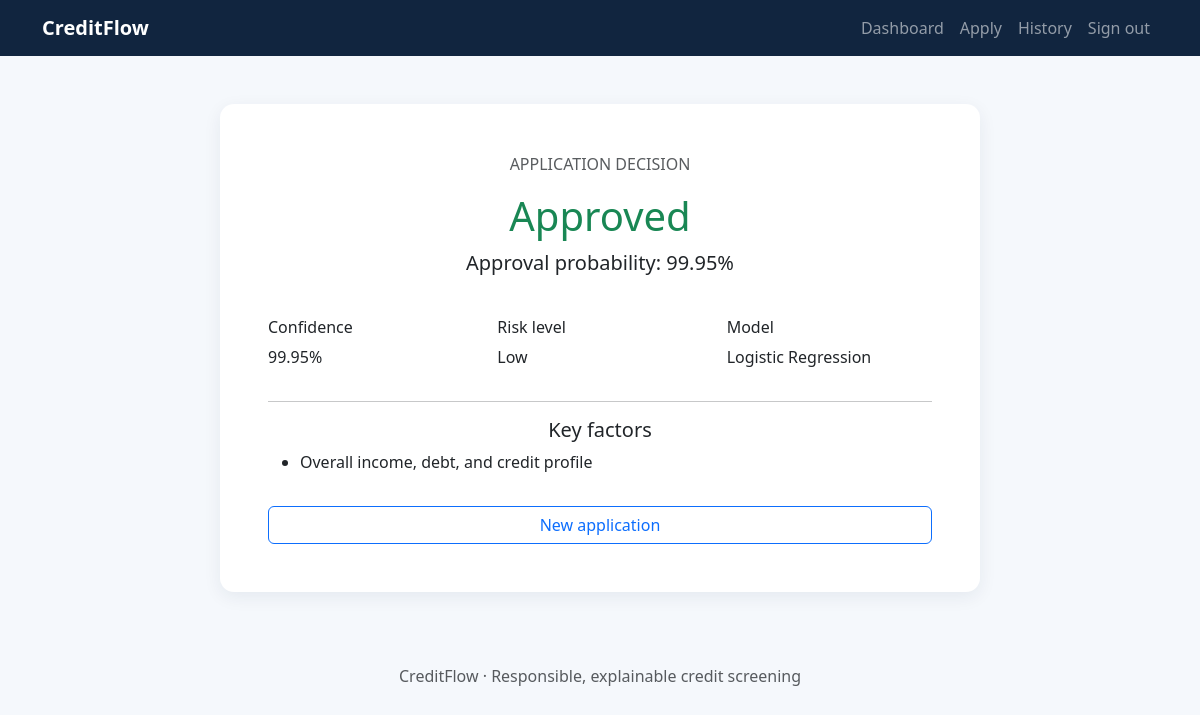
Page /result/1 (signed in) on the committed database.
### services/database.py (models this page shows)
class PredictionHistory(db.Model):
    __tablename__ = "prediction_history"
    id = db.Column(db.Integer, primary_key=True)
    application_id = db.Column(db.Integer, db.ForeignKey("credit_applications.id"), unique=True, nullable=False)
    decision = db.Column(db.String(20), nullable=False)
    probability = db.Column(db.Float, nullable=False)
    confidence = db.Column(db.Float, nullable=False)
    risk_level = db.Column(db.String(20), nullable=False)
    key_features = db.Column(db.Text, nullable=False)
    model_name = db.Column(db.String(100), nullable=False)
    created_at = db.Column(db.DateTime, default=datetime.utcnow, nullable=False)
    application = db.relationship("CreditApplication", back_populates="prediction")

### routes/application.py (the view)
@application_bp.route("/result/<int:application_id>")
@login_required
def result(application_id):
    app=CreditApplication.query.filter_by(id=application_id,user_id=current_user.id).first_or_404(); return render_template("result.html",app=app,result=app.prediction)

### app.py (called while the page is built)
def create_app(config_class=Config):
    app = Flask(__name__)
    app.config.from_object(config_class)
    app.config["SQLALCHEMY_DATABASE_URI"] = str(app.config["SQLALCHEMY_DATABASE_URI"])
    db.init_app(app)
    login_manager.init_app(app)
    from routes.auth import auth_bp
    from routes.main import main_bp
    from routes.application import application_bp
    from routes.admin import admin_bp
    app.register_blueprint(main_bp)
    app.register_blueprint(auth_bp)
    app.register_blueprint(application_bp)
    app.register_blueprint(admin_bp)
    @login_manager.user_loader
    def load_user(user_id):
        from services.database import User
        return db.session.get(User, int(user_id))
    with app.app_context():
        from services.database import seed_admin
        db.create_all()
        seed_admin()
    return app

### templates/result.html
{% extends 'base.html' %}{% block content %}<div class="card result p-5 text-center"><p class="text-muted">APPLICATION DECISION</p><h1 class="{{'text-success' if result.decision=='Approved' else 'text-danger'}}">{{result.decision}}</h1><p class="lead">Approval probability: <strong>{{result.probability}}%</strong></p><div class="row text-start mt-4"><div class="col-md-4"><h6>Confidence</h6><p>{{result.confidence}}%</p></div><div class="col-md-4"><h6>Risk level</h6><p>{{result.risk_level}}</p></div><div class="col-md-4"><h6>Model</h6><p>{{result.model_name}}</p></div></div><hr><h5>Key factors</h5><ul class="text-start">{% for item in result.key_features.split('; ') %}<li>{{item}}</li>{% endfor %}</ul><a href="/apply" class="btn btn-outline-primary mt-3">New application</a></div>{% endblock %}

### templates/base.html (shortened to what this page needs)
<!doctype html><html lang="en"><head><link href="https://cdn.jsdelivr.net/npm/bootstrap@5.3.3/dist/css/bootstrap.min.css" rel="stylesheet"><link rel="stylesheet" href="{{ url_for('static',filename='css/style.css') }}"></head><body><nav class="navbar navbar-expand-lg navbar-dark bg-navy"><div class="container"><a class="navbar-brand fw-bold" href="/">CreditFlow</a><div id="nav" class="collapse navbar-collapse"><ul class="navbar-nav ms-auto">{% if current_user.is_authenticated %}<li class="nav-item"><a class="nav-link" href="/dashboard">Dashboard</a></li><li class="nav-item"><a class="nav-link" href="/apply">Apply</a></li><li class="nav-item"><a class="nav-link" href="/history">History</a></li><li class="nav-item"><a class="nav-link" href="/auth/logout">Sign out</a></li>{% else %}<li class="nav-item"><a class="nav-link" href="/about">About</a></li><li class="nav-item"><a class="nav-link" href="/auth/login">Sign in</a></li><li class="nav-item"><a class="btn btn-sm btn-light ms-lg-2" href="/auth/register">Get started</a></li>{% endif %}</ul></div></div></nav><main class="container py-4">{% block content %}{% endblock %}</main><footer class="text-center text-muted py-4">CreditFlow · Responsible, explainable credit screening</footer></body></html>

### static/css/style.css (style rules this page uses)
:root { --navy:#11253f;--blue:#1674d1;--paper:#f5f8fc }
body { background:var(--paper);color:#1c2b3a }
.bg-navy { background:var(--navy)!important }
.card { border:0;box-shadow:0 5px 18px #142a4012;border-radius:14px }
.result { max-width:760px;margin:3vh auto }

### rows in the picture
PredictionHistory: decision "Approved", probability "99.95", confidence "99.95", risk_level "Low", model_name "Logistic Regression", key_features "Overall income, debt, and credit profile"
